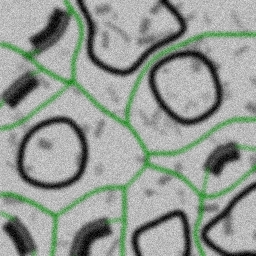
#> input picture Synthetics/Sintetic generation/original/0.png, 256 x 256 px
$ python -i membrane.py   (imports and definitions only)   (older library calls are emulated)
#> lines starting #> are read from the running program, lines starting #| are printed output that depends on the picture
import numpy as np
import cv2

from settings import PARAM, DEBUG_MODE, uniform_float, uniform_int, normal_randint
import math

# [6 lines not run here, left out]

from src.container.spline import *
from src.container.subclass import *

import random


class Membrane:
    def __init__(self, sizeImage, compartmentsList = None):
        self.type = "Membrane"

        self.color = None
        self.nowColor = None
        self.labels = None

        self.sheathTearMap = None
        self.thickeningOfMembraneShellMap = None

        self.typeLine = 0 # 0 -full boarder, 1 - clear center, 2 - clear point in boarder   # 1 type отключен, так как выглядит не естественно
        self.sizeInputLine = 0 # size input line

        self.Points = []

        #для копий мембран
        self.StopList = None
        #для того, чтобы помниит сколько первых компонентов попало в генерацию, а сколько последних нет
        self.componentsList = compartmentsList     # список хранит только ссылки на те классы, которые используются для построения мембран
        self.imageSize = sizeImage

        self.SetStartValue()
        if compartmentsList is None:
            self.CreateWithNoneList(self.imageSize)
        else:
            self.Create(self.componentsList, self.imageSize)

        if DEBUG_MODE:
            print("Type membrane generation:", self.typeLine)

    # [87 lines left out: functions copy_main_param, CreateWithNoneList, CheckOverlap, not called in this run]

    def SetStartValue(self):
        #self.typeLine = np.random.randint(0,3)

        choice = np.random.randint(0,10)

        if choice < 4:
            self.typeLine = 0
        elif choice < 8:
            self.typeLine = 2
        else:
            #self.typeLine = 1           # первый тип линии сильно растворяется, поэтому его вероятность появления снижена
            self.typeLine = 2           # отключен, так как выглядит не естественно
        #self.typeLine = 1

        self.sizeInputLine = np.random.randint(0, PARAM['membrane_thickness_mean'])

        self.sizeLine = uniform_int(
            PARAM['membrane_thickness_mean'],
            PARAM['membrane_thickness_std'])

        self.color = normal_randint(PARAM['membrane_color_mean'],
                                    PARAM['membrane_color_std'])

        if self.typeLine == 1:
            self.sizeInputLine = self.sizeInputLine + 1

        if self.typeLine == 2:
            self.sizeLine -= np.random.randint(0,2)

        self.setDrawParam()

    # [263 lines left out: functions Create, RegionExpansion, ExpansionPSD, not called in this run]

    def CreateMembranePSD(self, compartments):
        self.labels = self.ExpansionPSD(self.labels, compartments)

    # [389 lines left out: functions AddingDirection, CreateMembraneAxon, CreareShellsMap, SheathTear, ThickeningOfMembraneShell, Draw, not called in this run]

    def setDrawParam(self):
        self.nowColor = (self.color, self.color, self.color)
        self.changeColorVal = np.random.randint(-10, 20+1)

    def setMaskParam(self):
        self.nowColor = (255,255,255)
        self.changeColorVal = 0

    def DrawLayer(self, image):
        self.setDrawParam()
        return self.Draw(image, use_rand_color=True)

    # [191 lines left out: functions DrawMask, DrawUniqueArea, testMembrane, not called in this run]

# [2 lines not run here, left out]

>>> import cv2
>>> picture = cv2.imread('../../Synthetics/Sintetic generation/original/0.png', cv2.IMREAD_GRAYSCALE)
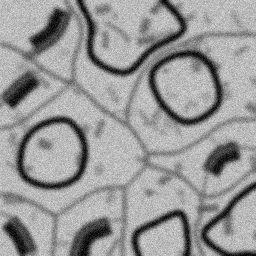
#> picture: shape (256, 256); min 0, max 225, mean 153
#> (the run stopped early here; a loop or call above may not have finished)
